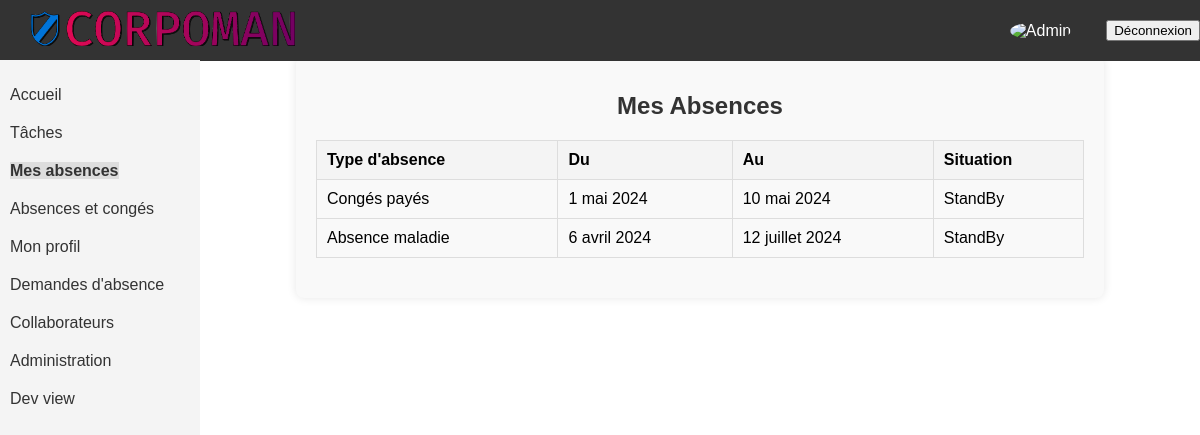
The app's page /myabs (signed in), older data.
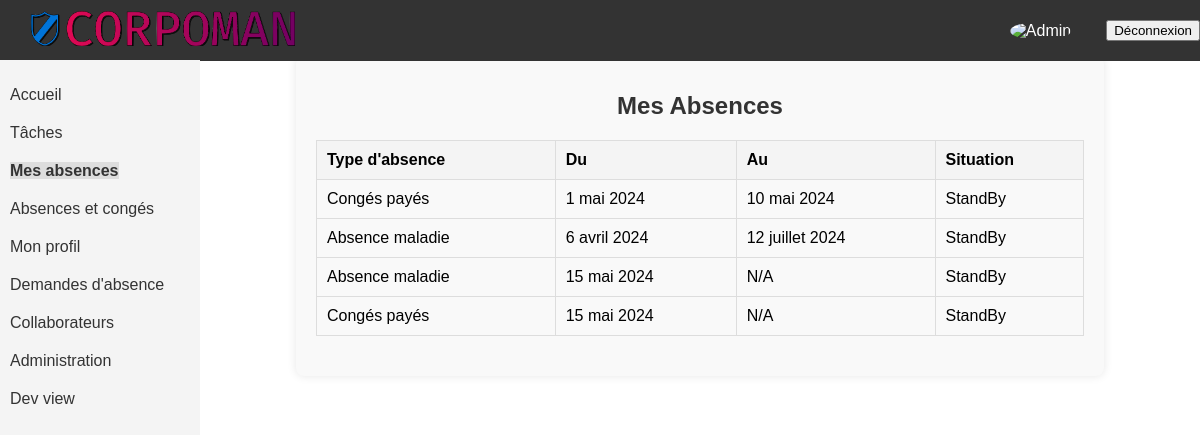
The same page, newer data.
### corpoman/models.py (models this page shows, shortened)
class DemandeAbsence(models.Model):
    SITUATION_CHOICES = (
        ('Approved', 'Approuvée'),
        ('StandBy', 'En attente'),
        ('Refused', 'Refusé')
    )
    employe = models.ForeignKey('Collaborateur', on_delete=models.CASCADE, verbose_name="Employé")
    approbateur = models.ForeignKey('Collaborateur', on_delete=models.SET_NULL, null=True, blank=True,
                                    related_name="approbateur", verbose_name="Approbateur")
    type_absence = models.ForeignKey('TypeAbsence', on_delete=models.CASCADE, verbose_name="Type d'absence")
    description = models.TextField(verbose_name="Description",null=True, blank=True)
    date_debut = models.DateField(verbose_name="Date début")
    date_fin = models.DateField(null=True, blank=True, verbose_name="Date fin")
    documents = models.FileField(upload_to="documents_joints", verbose_name="Documents joints", null=True, blank=True)
    situation = models.CharField(max_length=20, choices=SITUATION_CHOICES, verbose_name="Situation")
    class Meta:
        verbose_name = "Demande d'absence"
        verbose_name_plural = "Demandes d'absence"

class TypeAbsence(models.Model):
    nom = models.CharField(max_length=100, verbose_name="Nom")
    description = models.TextField(verbose_name="Description")
    deduire_du_compteur = models.BooleanField(verbose_name="Déduire ce temps depuis le compteur")
    absence_remuneree = models.BooleanField(verbose_name="Absences rémunérée")
    date_fin_obligatoire = models.BooleanField(verbose_name="Date de fin obligatoire")
    demander_absence = models.BooleanField(verbose_name="Permettre de demander ce type d'absences")
    autoriser_pieces_jointes = models.BooleanField(verbose_name="Autoriser les pièces jointes")
    pieces_jointes_obligatoires = models.BooleanField(verbose_name="Obliger les pièces jointes")
    description_obligatoire = models.BooleanField(verbose_name="Description obligatoire")
    approbation_automatique = models.BooleanField(verbose_name="Approbation Automatique")
    class Meta:
        verbose_name = "Type d'absence"
        verbose_name_plural = "Types d'absences"

### corpoman/views.py (the view)
# urls.py: path('myabs', myabs, name='myabs'),
def myabs(request):
    demande = DemandeAbsence.objects.filter(employe=request.user.collaborateur)
    return render(request,'myabs.html',{'demande': demande})

### corpoman/templates/myabs.html
{% extends "base.html" %}
{% block content %}
<div class="container">
    <h1 class="heading">Mes Absences</h1>
    {% if demande %}
        <table class="table">
            <thead>
                <tr>
                    <th>Type d'absence</th>
                    <th>Du</th>
                    <th>Au</th>
                    <th>Situation</th>
                </tr>
            </thead>
            <tbody>
                {% for abs in demande %}
                <tr class="{% if abs.situation == 'Approuved' %}approved{% elif abs.situation == 'StandBy' %}pending{% elif abs.situation == 'Refused' %}rejected{% endif %}">
                    <td>{{ abs.type_absence.nom }}</td>
                    <td>{{ abs.date_debut }}</td>
                    <td>{% if abs.date_fin %}{{ abs.date_fin }}{% else %}N/A{% endif %}</td>
                    <td>{{ abs.situation }}</td>
                </tr>
                {% endfor %}
            </tbody>
        </table>
    {% else %}
        <p class="no-data">Vous n'avez aucune demande d'absence.</p>
    {% endif %}
</div>
{% endblock %}

Row changes from the older to the newer data that the page shows:
added DemandeAbsence: type_absence.nom "Absence maladie", date_debut "15 mai 2024", shows "N/A", situation "StandBy"
added DemandeAbsence: type_absence.nom "Congés payés", date_debut "15 mai 2024", shows "N/A", situation "StandBy"
